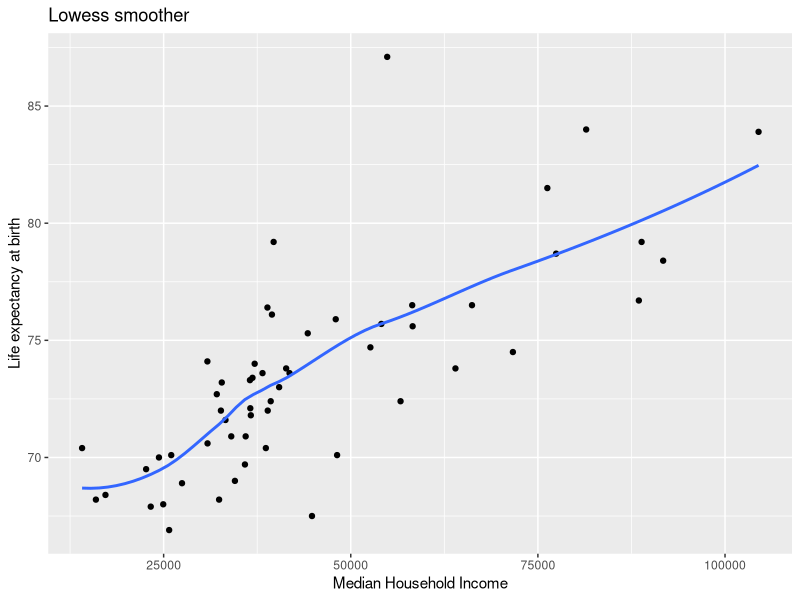
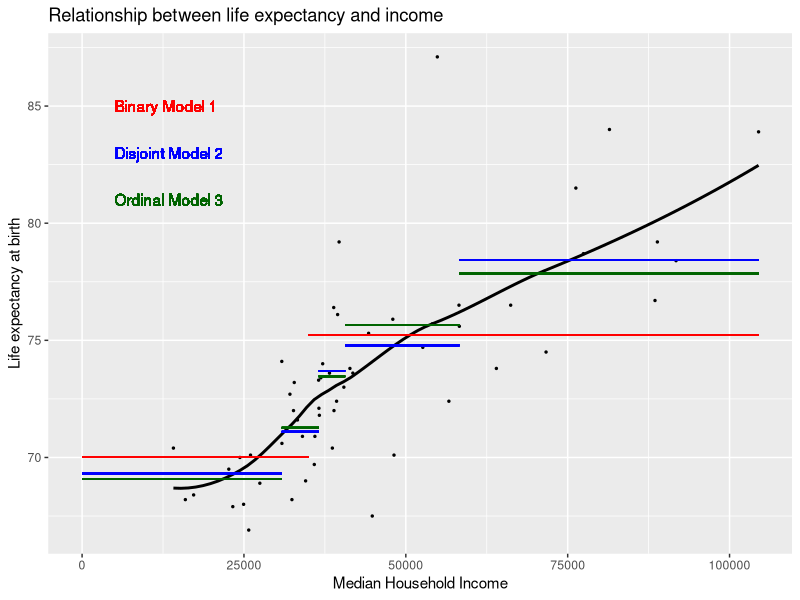
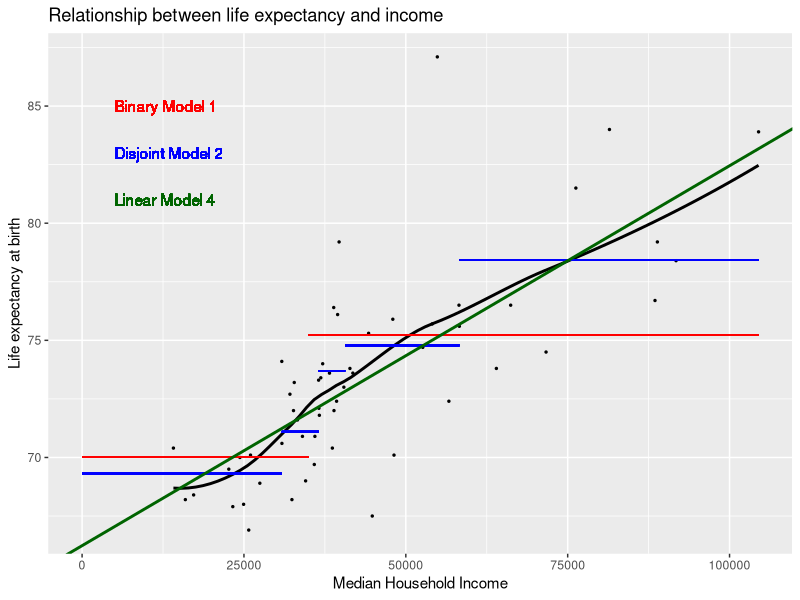
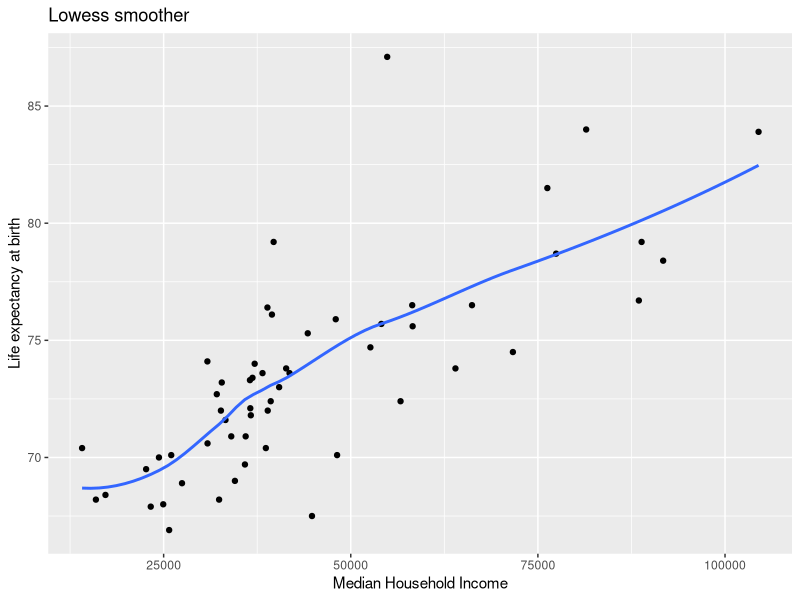
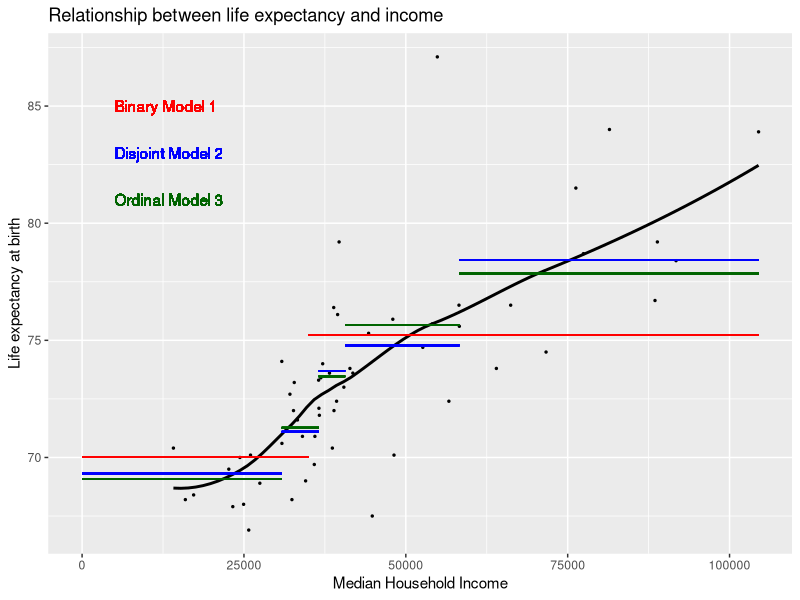
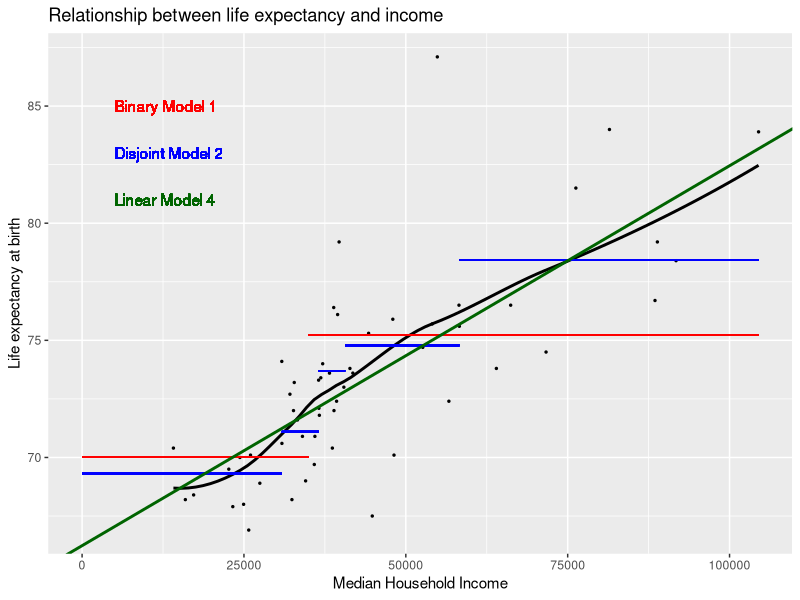

The R source for these figures, in order:
#######################################################
#######  EPI                753########################
#######################################################


######### LAB 1 #######################################

#########
# Translated from the Stata version by 
# Mateo Bandala-Jacques and edited by Derek Ng
# Last updated: 01/04/2022

#Install the requires packages if needed
if (!require("tidyverse")) install.packages("tidyverse")
if (!require("haven")) install.packages("haven")  #The haven package provides ability to import STATA (and other) datasets

#LOAD THE REQUIRED PACKAGES

library(tidyverse)
library(haven)

# Set your working directory to where the data is, OR
# Place this .R script in the same folder where the data is

getwd()

#If you are on a Mac, the file pathway looks something like this (I'm using iCloud):
setwd("/Users/antoniobandala/Library/Mobile Documents/com~apple~CloudDocs/Hopkins/ScM Year 2/Term 3/Epi 753/Lab1") #Change this!
# If you are on Windows, the file pathway looks something like this: (Uncomment if needed):
#setwd("C:\\Users\\dng\\OneDrive - Johns Hopkins\\EPI 753 - 2025\\Labs\\Conversion to R\\Lab1_2023\\2023\\")



#Load the data
lab1 <- read_dta("2025_Epi753_Lab1.dta")
names(lab1) #Name of the variables in the data


#######################
# BACKGROUND##########
######################

#Average life expectancy
summary(lab1$LifeExpectancy)

#Average median income
summary(lab1$MedianIncome)

#Life expectancy and median income by Statistical Area

lab1 %>%
  select(CSA=CommunityStatisticalArea, LifeExpectancy, MedianIncome) %>%
  print(n=Inf)
#If you are confused at what the %>% means,
#basically, it means "and then..."
#So: Using the object 'lab1', select the following 3 variables, 
# display the name of CommunityStatisticalArea as CSA, and then 
# print all records.
# Sometimes the select function may not work, but try restarting R and it usually works. 

######################
## Question 1 ########
######################

#Graph of relationship of life expectancy and income


InClass_Q1_Lowess <-ggplot(data=lab1, aes(x=MedianIncome, y=LifeExpectancy)) +
  geom_point()+
  geom_smooth(method="loess", se=FALSE)+
  labs(x="Median Household Income", y="Life expectancy at birth")+
  ggtitle("Lowess smoother")

InClass_Q1_Lowess

ggsave(filename = "lowess_q1in_class_R.png", plot = InClass_Q1_Lowess, device = "png",
            width=4, height=4, unit="in")


############################
# Questions 1-2 (at home)###
############################

#Model 1: Income modeled as a binary variable

lab1$below35000 <- ifelse(lab1$MedianIncome<35000,1,0)
table(lab1$below35000, useNA='ifany')


#I am using as.factor(below35000) to be very specific that this is not a numeric variable
#In this particular case it doesn't matter because the interpretation is:
#for a one unit increase in the independent variable. Try coding it with and without the as.factor function to confirm.
#In more complex data, categorical variables can be coded as:
#1,2,3,4,5 or 0,1,2,3, and here it would be important to specify that they are not numeric! 
# See Question 5 below about ordinal interpretations
model1<-lm(LifeExpectancy ~ as.factor(below35000), data=lab1)
summary(model1)

###################################
##### Questions 3-4 (at-home)######
###################################

#Model 2: Income modeled as a disjoint category variable

MedIncQuant <- quantile(lab1$MedianIncome, probs=c(0.2, 0.4, 0.6, 0.8), type=6)
MedIncQuant
#The option type=6 in the quantiles function matches STATA but the default is fine too

lab1$income_ind2 <- ifelse(lab1$MedianIncome>MedIncQuant[1]  & lab1$MedianIncome<=MedIncQuant[2] ,1,0)
lab1$income_ind3 <- ifelse(lab1$MedianIncome>MedIncQuant[2]  & lab1$MedianIncome<=MedIncQuant[3] ,1,0)
lab1$income_ind4 <- ifelse(lab1$MedianIncome>MedIncQuant[3]  & lab1$MedianIncome<=MedIncQuant[4] ,1,0)
lab1$income_ind5 <- ifelse(lab1$MedianIncome>MedIncQuant[4]  ,1,0)

model2 <- lm(LifeExpectancy ~ income_ind2 + income_ind3 + income_ind4 +income_ind5, data=lab1)
summary(model2)


############################
# Question 5 (at-home)#####
############################

#Model 3: Income modeled as an ordinal variable with categorical scores of 0-4

lab1$income_qt1 <- ifelse(lab1$income_ind2==1,1, ifelse(
                          lab1$income_ind3==1,2, ifelse(
                          lab1$income_ind4==1,3,ifelse(
                          lab1$income_ind5==1,4,0))))
table(lab1$income_qt1)

model3 <- lm(LifeExpectancy ~ income_qt1, data=lab1)
summary(model3)
# Note: as.factor() should not be used. The coded structure treats the categorical variable as a continuous variable
# with the interpretation of a one unit increase in the independent variable


# Alternative model FYI consideration
# Model XX: Income modeled as an ordinal variable with categorical scores equal
# to midpoint median income level within each quintile of median income

# incvals <- c(14105+30853,30853+36569,36569+40618,40618+58244,58244+104482)/2
# incindex <- 1 + lab1$income_ind2 + 2*lab1$income_ind3 + 3*lab1$income_ind4 + 4*lab1$income_ind5
# lab1$income_qt2 <- incvals[incindex]


# 
# table(lab1$income_qt2)
# modelx <- lm(LifeExpectancy ~ income_qt2, data=lab1)
# summary(modelx)



############################
# Question 5 (in-class)######
#############################

#Visual model comparison

# aggregate function: Splits the data into subsets, computes summary statistics for each, and returns the result in a convenient form.
means_m1 <- aggregate(LifeExpectancy ~ below35000, data = lab1, FUN = mean)
means_m2 <- aggregate (LifeExpectancy~ income_ind2 + income_ind3 + income_ind4 +income_ind5, data=lab1, FUN=mean)


#Complex figure describing assumptions of constant levels within bins
InClass_Q5<-ggplot(data = lab1, aes(x = MedianIncome, y = LifeExpectancy)) +
  geom_point(size=0.5) +
  geom_smooth(method = "loess", se = FALSE, color="black") +
  #From model 1
  geom_segment(aes(x = 0, xend = 35000, y = means_m1$LifeExpectancy[2], yend = means_m1$LifeExpectancy[2]),
               linetype = "solid", color = "red") +
  geom_segment(aes(x = 35000, xend = max(lab1$MedianIncome), y = means_m1$LifeExpectancy[1], yend = means_m1$LifeExpectancy[1]),
               linetype = "solid", color = "red") +
  #From model2
  geom_segment(aes(x = 0, xend = 30853, y = means_m2$LifeExpectancy[1], yend = means_m2$LifeExpectancy[1]),
               linetype = "solid", color = "blue") +
  geom_segment(aes(x = 30853, xend = 36569, y = means_m2$LifeExpectancy[2], yend = means_m2$LifeExpectancy[2]),
               linetype = "solid", color = "blue") +
  geom_segment(aes(x = 36569, xend = 40618, y = means_m2$LifeExpectancy[3], yend = means_m2$LifeExpectancy[3]),
               linetype = "solid", color = "blue") +
  geom_segment(aes(x = 40618, xend = 58243, y = means_m2$LifeExpectancy[4], yend = means_m2$LifeExpectancy[4]),
               linetype = "solid", color = "blue") +
  geom_segment(aes(x = 58243, xend = max(lab1$MedianIncome), y = means_m2$LifeExpectancy[5], yend = means_m2$LifeExpectancy[5]),
               linetype = "solid", color = "blue") +
  #From model 3
  geom_segment(aes(x = 0, xend = 30853, y = 69.08, yend = 69.08),
               linetype = "solid", color = "darkgreen") +
  geom_segment(aes(x = 30853, xend = 36569, y = 71.27, yend = 71.27),
               linetype = "solid", color = "darkgreen") +
  geom_segment(aes(x = 36569, xend = 40618, y = 73.46, yend = 73.46),
               linetype = "solid", color = "darkgreen") +
  geom_segment(aes(x = 40618, xend = 58243, y = 75.66, yend = 75.66),
               linetype = "solid", color = "darkgreen") +
  geom_segment(aes(x = 58243, xend = max(lab1$MedianIncome), y = 77.85, yend = 77.85),
               linetype = "solid", color = "darkgreen") +
  #Labs
  labs(x = "Median Household Income", y = "Life expectancy at birth") +
  ggtitle("Relationship between life expectancy and income")+
  geom_text(x = 5000, y = 85, label = "Binary Model 1", color = "red", hjust=0)+
  geom_text(x = 5000, y = 83, label = "Disjoint Model 2", color = "blue", hjust=0)+
  geom_text(x = 5000, y = 81, label = "Ordinal Model 3", color = "darkgreen", hjust=0)

InClass_Q5

ggsave(filename = "q5in_class_R.png", plot = last_plot(), device = "png",
       width=6, height=4, unit="in")



################################
# Questions 6-7 (at-home) #######
#################################

#Model 4
# Income modeled as continuous variable (untransformed)
#Change format for estimates to remove scientific notation
options(scipen=10, digits= 4) 
model4 <- lm(LifeExpectancy ~ MedianIncome, data=lab1)
summary(model4)




#################################
# Questions 8-9 (at home) #######
#################################

#Model 5: Income modeled as continuous variable (d
lab1$income_centered_scaled <- (lab1$MedianIncome - mean(lab1$MedianIncome))/sd(lab1$MedianIncome)

model5 <- lm(LifeExpectancy ~ income_centered_scaled, data=lab1)
summary(model5)


##################################
# Question 8 (in-class) ##########
##################################

# Visual Model Comparison


InClass_Q8 <-ggplot(data = lab1, aes(x = MedianIncome, y = LifeExpectancy)) +
  geom_point(size=0.5) +
  geom_smooth(method = "loess", se = FALSE, color="black") +
  #From model 1
  geom_segment(aes(x = 0, xend = 35000, y = means_m1$LifeExpectancy[2], yend = means_m1$LifeExpectancy[2]),
               linetype = "solid", color = "red") +
  geom_segment(aes(x = 35000, xend = max(lab1$MedianIncome), y = means_m1$LifeExpectancy[1], yend = means_m1$LifeExpectancy[1]),
               linetype = "solid", color = "red") +
  #From model2
  geom_segment(aes(x = 0, xend = 30853, y = means_m2$LifeExpectancy[1], yend = means_m2$LifeExpectancy[1]),
               linetype = "solid", color = "blue") +
  geom_segment(aes(x = 30853, xend = 36569, y = means_m2$LifeExpectancy[2], yend = means_m2$LifeExpectancy[2]),
               linetype = "solid", color = "blue") +
  geom_segment(aes(x = 36569, xend = 40618, y = means_m2$LifeExpectancy[3], yend = means_m2$LifeExpectancy[3]),
               linetype = "solid", color = "blue") +
  geom_segment(aes(x = 40618, xend = 58243, y = means_m2$LifeExpectancy[4], yend = means_m2$LifeExpectancy[4]),
               linetype = "solid", color = "blue") +
  geom_segment(aes(x = 58243, xend = max(lab1$MedianIncome), y = means_m2$LifeExpectancy[5], yend = means_m2$LifeExpectancy[5]),
               linetype = "solid", color = "blue") +
  #From model 4
  geom_abline(slope = coef(model4)[2], intercept = coef(model4)[1], color = "darkgreen", linewidth=1)+

  #Labs
  labs(x = "Median Household Income", y = "Life expectancy at birth") +
  ggtitle("Relationship between life expectancy and income")+
  geom_text(x = 5000, y = 85, label = "Binary Model 1", color = "red", hjust=0)+
  geom_text(x = 5000, y = 83, label = "Disjoint Model 2", color = "blue", hjust=0)+
  geom_text(x = 5000, y = 81, label = "Linear Model 4", color = "darkgreen", hjust=0)

InClass_Q8

ggsave(filename = "q8in_class_R.png", plot = InClass_Q8, device = "png",
       width=6, height=4, unit="in")


